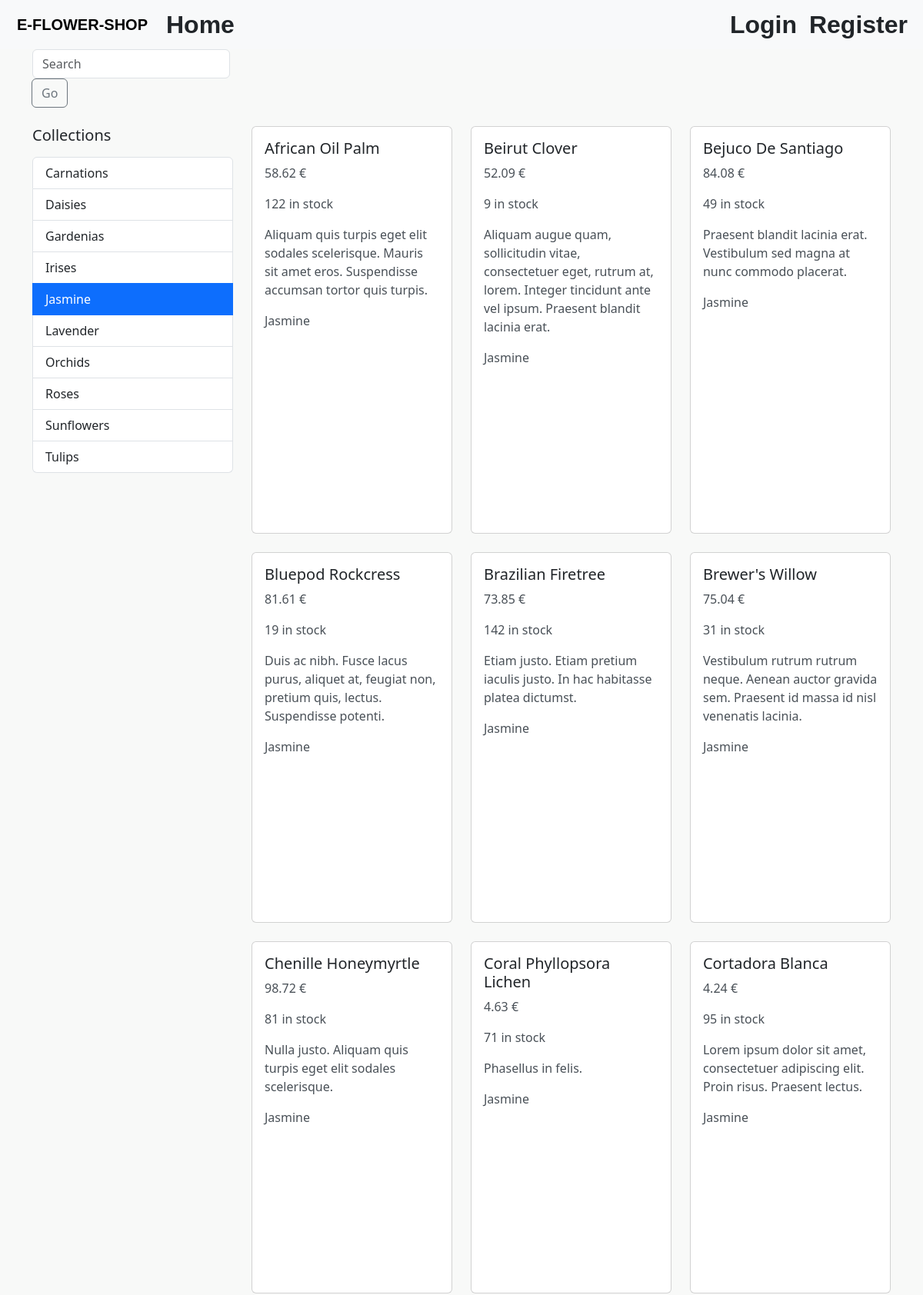
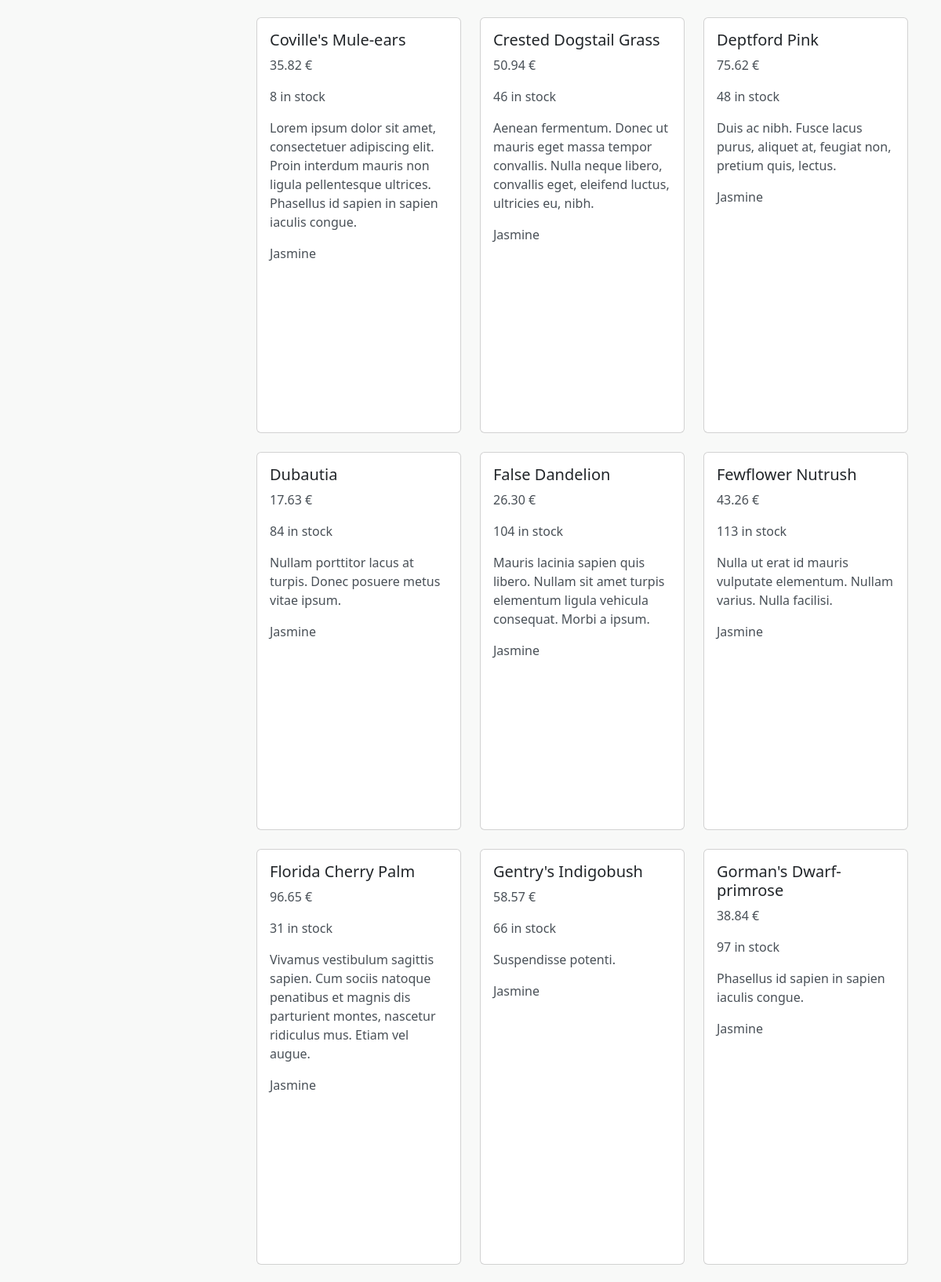
Page /?collection=1 (upper part) on the committed database (2 pictures, top to bottom).
### store/models.py (models this page shows, shortened)
class Collection(models.Model):
    title = models.CharField(max_length=255)
    featured_product = models.ForeignKey(
        'Product', on_delete=models.SET_NULL, null=True, related_name='+')
    def __str__(self) -> str:
        return self.title
    class Meta:
        ordering = ['title']

class Product(models.Model):
    title = models.CharField(max_length=255)
    slug = models.SlugField()
    image = models.ImageField(upload_to='static/media/products/', default='media/default/default.jpg')
    description = models.TextField(null=True, blank=True)
    unit_price = models.DecimalField(
        max_digits=6,
        decimal_places=2,
        validators=[MinValueValidator(1)])
    inventory = models.IntegerField(
        validators=[MinValueValidator(0)]
    )
    last_update = models.DateTimeField(auto_now=True)
    collection = models.ForeignKey(Collection, on_delete=models.PROTECT)
    promotions = models.ManyToManyField(Promotion, blank=True)
    class Meta:
        ordering = ['title']

### store_custom/views.py (the view)
# urls.py: path('', views.product_list, name='product_list'),
def product_list(request):
    collections = Collection.objects.all()
    collection_id = request.GET.get('collection')
    query = request.GET.get('query')
    if collection_id:
        products_list = Product.objects.filter(collection_id=collection_id)
    elif query:
        products_list = Product.objects.filter(
            Q(title__icontains=query) | Q(collection__title__icontains=query)
        )
    else:
        products_list = Product.objects.all()
    paginator = Paginator(products_list, 30)
    page = request.GET.get('page')
    products_request = paginator.get_page(page)
    context = {
        'collections': collections,
        'products': products_request,
        'query': query,
    }
    return render(request, 'store_custom/products.html', context)

### store_custom/templates/store_custom/products.html (shortened to what this page needs)
{% extends 'store_custom/base.html' %}
{% load static %}
{% block content %}
    <div class="container">
        <div class="row">
            <div class="col-lg-3">
                <form method="GET" action="" class="mb-4">
                    <div class="input-group">
                        <label>
                            {% if query == None%}
                                <input type="text" name="query" class="form-control" placeholder="Search">
                            {% else %}
                                <input type="text" name="query" class="form-control" placeholder="Search"
                                       value="{{ query }}">
                            {% endif %}
                        </label>
                        <div class="input-group-append">
                            <button class="btn btn-outline-secondary" type="submit">Go</button>
                        </div>
                    </div>
                </form>
                <h5 class="mb-3">Collections</h5>
                <div class="list-group" id="collectionFilter">
                    {% for collection in collections %}
                        <a href="?collection={{ collection.id }}"
                           class="list-group-item list-group-item-action{% if collection.id|stringformat:'s' == request.GET.collection %} active{% endif %}">
                            {{ collection.title }}
                        </a>
                    {% endfor %}
                </div>
            </div>
            <div class="col-lg-9">
                <div class="row">
                    {% for product in products %}
                        <div class="col-12 col-sm-6 col-md-4 col-lg-4 mb-4">
                            <div class="card h-100">
                                <div class="card-body d-flex flex-column">
                                    <h5 class="card-title">{{ product.title }}</h5>
                                    <p class="card-text">{{ product.unit_price }} €</p>
                                    <p class="card-text">{{ product.inventory }} in stock</p>
                                    <p class="card-text">{{ product.description }}</p>
                                    <p class="card-text">{{ product.collection }}</p>
                                </div>
                            </div>
                        </div>
                    {% endfor %}
                </div>
            </div>
        </div>
    </div>
{% endblock %}

### store_custom/static/css/base.css (style rules this page uses)
body { background-color: #f8f9f8 !important; }
.card { margin-top: 100px !important; margin-bottom: 100px !important; }
h1, h2, h3, h5, h6 { color: #212529 !important; }
p, li { color: #495057 !important; }

### rows in the picture
Collection: title "Carnations"
Collection: title "Daisies"
Collection: title "Gardenias"
Collection: title "Irises"
Collection: title "Jasmine"
Collection: title "Lavender"
Collection: title "Orchids"
Collection: title "Roses"
Collection: title "Sunflowers"
Collection: title "Tulips"
Product: title "African Oil Palm", unit_price "58.62", inventory "122", description "Aliquam quis turpis eget elit sodales scelerisque. Mauris sit amet eros. Suspendisse accumsan tortor quis turpis.", collection "Jasmine"
Product: title "Beirut Clover", unit_price "52.09", inventory "9", description "Aliquam augue quam, sollicitudin vitae, consectetuer eget, rutrum at, lorem. Integer tincidunt ante vel ipsum. Praesent blandit lacinia erat.", collection "Jasmine"
Product: title "Bejuco De Santiago", unit_price "84.08", inventory "49", description "Praesent blandit lacinia erat. Vestibulum sed magna at nunc commodo placerat.", collection "Jasmine"
Product: title "Bluepod Rockcress", unit_price "81.61", inventory "19", description "Duis ac nibh. Fusce lacus purus, aliquet at, feugiat non, pretium quis, lectus. Suspendisse potenti.", collection "Jasmine"
Product: title "Brazilian Firetree", unit_price "73.85", inventory "142", description "Etiam justo. Etiam pretium iaculis justo. In hac habitasse platea dictumst.", collection "Jasmine"
Product: title "Brewer's Willow", unit_price "75.04", inventory "31", description "Vestibulum rutrum rutrum neque. Aenean auctor gravida sem. Praesent id massa id nisl venenatis lacinia.", collection "Jasmine"
Product: title "Chenille Honeymyrtle", unit_price "98.72", inventory "81", description "Nulla justo. Aliquam quis turpis eget elit sodales scelerisque.", collection "Jasmine"
Product: title "Coral Phyllopsora Lichen", unit_price "4.63", inventory "71", description "Phasellus in felis.", collection "Jasmine"
Product: title "Cortadora Blanca", unit_price "4.24", inventory "95", description "Lorem ipsum dolor sit amet, consectetuer adipiscing elit. Proin risus. Praesent lectus.", collection "Jasmine"
Product: title "Coville's Mule-ears", unit_price "35.82", inventory "8", description "Lorem ipsum dolor sit amet, consectetuer adipiscing elit. Proin interdum mauris non ligula pellentesque ultrices. Phasellus id sapien in sapien iaculis congue.", collection "Jasmine"
Product: title "Crested Dogstail Grass", unit_price "50.94", inventory "46", description "Aenean fermentum. Donec ut mauris eget massa tempor convallis. Nulla neque libero, convallis eget, eleifend luctus, ultricies eu, nibh.", collection "Jasmine"
Product: title "Deptford Pink", unit_price "75.62", inventory "48", description "Duis ac nibh. Fusce lacus purus, aliquet at, feugiat non, pretium quis, lectus.", collection "Jasmine"
Product: title "Dubautia", unit_price "17.63", inventory "84", description "Nullam porttitor lacus at turpis. Donec posuere metus vitae ipsum.", collection "Jasmine"
Product: title "False Dandelion", unit_price "26.30", inventory "104", description "Mauris lacinia sapien quis libero. Nullam sit amet turpis elementum ligula vehicula consequat. Morbi a ipsum.", collection "Jasmine"
Product: title "Fewflower Nutrush", unit_price "43.26", inventory "113", description "Nulla ut erat id mauris vulputate elementum. Nullam varius. Nulla facilisi.", collection "Jasmine"
Product: title "Florida Cherry Palm", unit_price "96.65", inventory "31", description "Vivamus vestibulum sagittis sapien. Cum sociis natoque penatibus et magnis dis parturient montes, nascetur ridiculus mus. Etiam vel augue.", collection "Jasmine"
Product: title "Gentry's Indigobush", unit_price "58.57", inventory "66", description "Suspendisse potenti.", collection "Jasmine"
Product: title "Gorman's Dwarf-primrose", unit_price "38.84", inventory "97", description "Phasellus id sapien in sapien iaculis congue.", collection "Jasmine"
